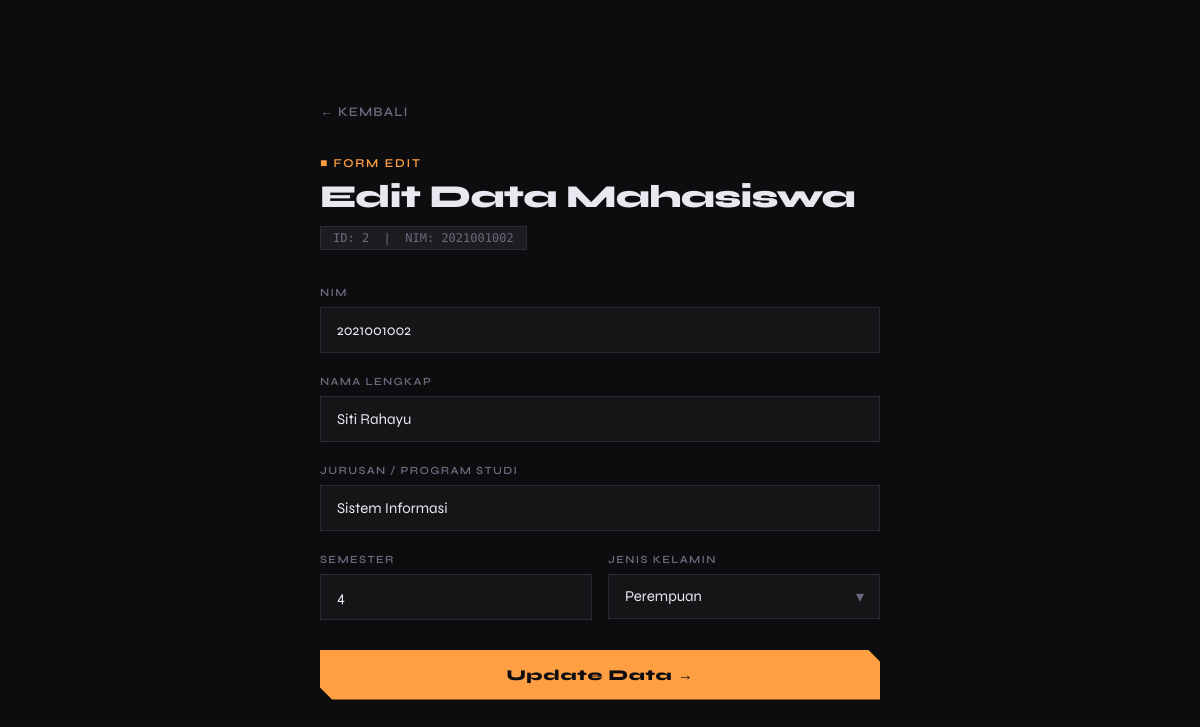
Page /edit.php?id=2 on the committed database.
### tables this page shows
CREATE TABLE IF NOT EXISTS mahasiswa (
    id            INT(11)      NOT NULL AUTO_INCREMENT,
    nim           VARCHAR(20)  NOT NULL UNIQUE,
    nama          VARCHAR(100) NOT NULL,
    jurusan       VARCHAR(100) NOT NULL,
    semester      TINYINT(2)   NOT NULL DEFAULT 1,
    jenis_kelamin ENUM('Laki-laki','Perempuan') NOT NULL,
    created_at    TIMESTAMP    DEFAULT CURRENT_TIMESTAMP,
    PRIMARY KEY (id)
);

### edit.php (the view, shortened to what this page needs)
<?php
require_once 'koneksi.php';
$id = isset($_GET['id']) ? (int) $_GET['id'] : 0;
$stmt = mysqli_prepare($conn, "SELECT * FROM mahasiswa WHERE id = ?");
mysqli_stmt_bind_param($stmt, "i", $id);
mysqli_stmt_execute($stmt);
$result = mysqli_stmt_get_result($stmt);
$data = mysqli_fetch_assoc($result);
?>
<!DOCTYPE html>
<html lang="id">
<head>
</head>
<body>
<div class="card">
    <a href="index.php" class="back-link">← Kembali</a>
    <div class="form-header">
        <span>&#9632; Form Edit</span>
        <h2>Edit Data Mahasiswa</h2>
        <div class="id-badge">ID: <?= $id ?> &nbsp;|&nbsp; NIM: <?= htmlspecialchars($data['nim']) ?></div>
    </div>
    <form method="POST" action="edit.php?id=<?= $id ?>">
        <div class="form-group">
            <label for="nim">NIM</label>
            <input type="text" id="nim" name="nim" maxlength="20"
                   value="<?= htmlspecialchars($data['nim']) ?>">
        </div>
        <div class="form-group">
            <label for="nama">Nama Lengkap</label>
            <input type="text" id="nama" name="nama" maxlength="100"
                   value="<?= htmlspecialchars($data['nama']) ?>">
        </div>
        <div class="form-group">
            <label for="jurusan">Jurusan / Program Studi</label>
            <input type="text" id="jurusan" name="jurusan" maxlength="100"
                   value="<?= htmlspecialchars($data['jurusan']) ?>">
        </div>
        <div class="form-row">
            <div class="form-group">
                <label for="semester">Semester</label>
                <input type="number" id="semester" name="semester" min="1" max="14"
                       value="<?= htmlspecialchars($data['semester']) ?>">
            </div>
            <div class="form-group">
                <label for="jenis_kelamin">Jenis Kelamin</label>
                <div class="select-wrap">
                    <select id="jenis_kelamin" name="jenis_kelamin">
                        <option value="Perempuan" <?= $data['jenis_kelamin'] === 'Perempuan' ? 'selected' : '' ?>>Perempuan</option>
                    </select>
                </div>
            </div>
        </div>
        <button type="submit" class="btn-submit">Update Data →</button>
    </form>
</div>
</body>
</html>

### edit.php (style rules this page uses)
:root { --bg: #0d0d0f; --surface: #151518; --surface2: #1c1c21; --border: #2a2a32; --accent: #c8f135; --accent2: #6c63ff; --text: #e8e8f0; --muted: #6b6b7e; --danger: #ff4d6d; --success: #22c55e; }
* { box-sizing: border-box; margin: 0; padding: 0; }
body { background: var(--bg); color: var(--text); font-family: 'Syne', sans-serif; min-height: 100vh; display: flex; align-items: center; justify-content: center; padding: 48px 24px; }
.card { width: 100%; max-width: 560px; }
.back-link { display: inline-flex; align-items: center; gap: 6px; color: var(--muted); text-decoration: none; font-size: 13px; letter-spacing: 0.08em; text-transform: uppercase; font-weight: 600; margin-bottom: 32px; transition: color 0.15s; }
.form-header { margin-bottom: 36px; }
.form-header span { font-size: 12px; letter-spacing: 0.15em; color: #ff9f43; text-transform: uppercase; font-weight: 600; }
.form-header h2 { font-size: 32px; font-weight: 800; letter-spacing: -0.02em; margin-top: 6px; }
.id-badge { display: inline-block; margin-top: 10px; background: var(--surface2); border: 1px solid var(--border); padding: 4px 12px; font-family: 'DM Mono', monospace; font-size: 12px; color: var(--muted); }
.form-group { margin-bottom: 22px; }
label { display: block; font-size: 11px; letter-spacing: 0.12em; text-transform: uppercase; color: var(--muted); font-weight: 600; margin-bottom: 8px; }
input, select { width: 100%; background: var(--surface); border: 1px solid var(--border); color: var(--text); font-family: 'Syne', sans-serif; font-size: 15px; padding: 13px 16px; outline: none; transition: border-color 0.15s; appearance: none; -webkit-appearance: none; }
input::placeholder { color: var(--muted); }
.select-wrap { position: relative; }
.select-wrap::after { content: '▾'; position: absolute; right: 16px; top: 50%; transform: translateY(-50%); color: var(--muted); pointer-events: none; }
.form-row { display: grid; grid-template-columns: 1fr 1fr; gap: 16px; }
.btn-submit { width: 100%; background: #ff9f43; color: #0d0d0f; border: none; font-family: 'Syne', sans-serif; font-size: 15px; font-weight: 800; letter-spacing: 0.05em; padding: 16px; cursor: pointer; transition: all 0.2s; margin-top: 8px; clip-path: polygon(0 0, calc(100% - 12px) 0, 100% 12px, 100% 100%, 12px 100%, 0 calc(100% - 12px)); }

### rows in the picture
mahasiswa: nim "2021001002", nama "Siti Rahayu", jurusan "Sistem Informasi", semester "4", jenis_kelamin "Perempuan"

### other values in the picture
$id "2"
